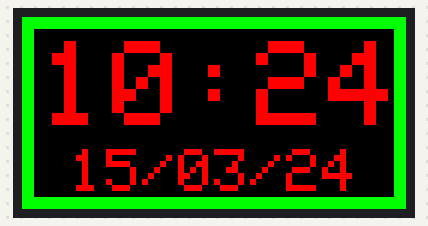
A sketch run on a simulated ESP32. Shown: 64×32 colour display. WiFi joins after 1.5 s; servers stay silent unless stated; network time is answered at once with the bench clock; uploads are accepted with an empty reply; the local clock reads 2024-03-15 10:24:30 at power-on unless the sketch sets it; what the sketch prints to the serial monitor is not drawn.

Above: at 1.6 s.

The sketch:

JAM_DIGITAL_SANBE_BUILD_4.0.ino
```cpp
// ====================
// JAM_DIGITAL_SANBE V4.0
// product_plan_awal_fix
// author : obets
// project : jam digital panel p5 pt sanbe
// ====================

#include <SPI.h>
#include <WiFi.h>
#include <Ethernet.h>
#include <EthernetUdp.h>
#include <NTPClient.h>
#include <Adafruit_GFX.h>
#include <ESP32-HUB75-MatrixPanel-I2S-DMA.h>
#include <Fonts/FreeMonoBold9pt7b.h>
#include <Wire.h>
#include <RTClib.h>
#include <HTTPClient.h>

#define PANEL_RES_X 64
#define PANEL_RES_Y 32
#define PANEL_CHAIN 1
#define W5500_SCK  32
#define W5500_MISO 22
#define W5500_MOSI 21
#define W5500_CS   33


char ssid[] = "";
char pass[] = "";
byte mac[] = { 0xDE, 0xAD, 0xBE, 0xEF, 0xFE, 0xED };

const char* apiEndpoint = "";

MatrixPanel_I2S_DMA *dma_display = nullptr;

WiFiUDP ntpUDP_WiFi;
EthernetUDP ntpUDP_Eth;
RTC_DS1307 rtc;

NTPClient timeClientWiFi(ntpUDP_WiFi, "pool.ntp.org", 7 * 3600);
NTPClient timeClientEth(ntpUDP_Eth, "pool.ntp.org", 7 * 3600);

bool isUsingLan = false;
bool isConnected = false;
bool rtcAvailable = false;
int h, m, d, month, yr;

uint16_t myWHITE, myBLACK, myRED, myGREEN;

void displaySimpleLayout() {
  dma_display->fillScreen(myBLACK);
  uint16_t borderColor = isConnected ? myGREEN : myRED;

  dma_display->drawRect(0, 0, PANEL_RES_X, PANEL_RES_Y, borderColor);
  dma_display->drawRect(1, 1, PANEL_RES_X - 2, PANEL_RES_Y - 2, borderColor);


  dma_display->setFont();
  dma_display->setTextSize(2);
  dma_display->setTextColor(myRED);

  char timeStr[6];
  sprintf(timeStr, "%02d:%02d", h, m);

  dma_display->setCursor(3, 4);
  dma_display->print(timeStr);

  dma_display->setTextSize(1);
  dma_display->setTextColor(myRED);

  char dateStr[12];
  sprintf(dateStr, "%02d/%02d/%02d", d, month + 1, yr % 100);

  int x_date = (PANEL_RES_X - 48) / 2;
  dma_display->setCursor(x_date, 22);
  dma_display->print(dateStr);
}


// ================= CONNECTION =================
void checkConnection() {
  bool prevStatus = isConnected;

  if (isUsingLan) {
    isConnected = (Ethernet.linkStatus() == LinkON);
  } else {
    isConnected = (WiFi.status() == WL_CONNECTED);
  }


  if (prevStatus != isConnected) {
    Serial.print("[NETWORK] Status: ");
    Serial.println(isConnected ? "CONNECTED" : "DISCONNECTED");

    if (isUsingLan) {
      Serial.println("[NETWORK] Mode: LAN (W5500)");
    } else {
      Serial.println("[NETWORK] Mode: WiFi");
    }
  }
}

// ================= TIME =================
void updateTime() {
  bool gotInternetTime = false;

  // ===== LAN =====
  if (isUsingLan && Ethernet.linkStatus() == LinkON) {

    if (timeClientEth.update()) {

      h = timeClientEth.getHours();
      m = timeClientEth.getMinutes();

      time_t epochTime = timeClientEth.getEpochTime();
      struct tm *ptm = gmtime((time_t *)&epochTime);

      d = ptm->tm_mday;
      month = ptm->tm_mon;
      yr = ptm->tm_year + 1900;

      gotInternetTime = true;
    }

  }
  // ===== WIFI =====
  else if (WiFi.status() == WL_CONNECTED) {

    if (timeClientWiFi.update()) {

      h = timeClientWiFi.getHours();
      m = timeClientWiFi.getMinutes();

      time_t epochTime = timeClientWiFi.getEpochTime();
      struct tm *ptm = gmtime((time_t *)&epochTime);

      d = ptm->tm_mday;
      month = ptm->tm_mon;
      yr = ptm->tm_year + 1900;

      gotInternetTime = true;
    }
  }

  // ===== SAVE TO RTC =====
  if (gotInternetTime && rtcAvailable) {

    rtc.adjust(DateTime(yr, month + 1, d, h, m, 0));

    Serial.println("[RTC] Synced from NTP");
  }

  // ===== RTC FALLBACK =====
  if (!gotInternetTime && rtcAvailable) {

    DateTime now = rtc.now();

    h = now.hour();
    m = now.minute();

    d = now.day();
    month = now.month() - 1;
    yr = now.year();

    Serial.println("[RTC] Using DS1307 Backup Time");
  }

  // ===== SERIAL =====
  Serial.printf("[TIME] %02d:%02d | %02d/%02d/%04d\n",
                h, m, d, month + 1, yr);
}


// ================= POST API =================
void postDeviceStatus() {

  if (!isConnected) {
    Serial.println("[API] No internet connection");
    return;
  }

  HTTPClient http;

  String connectionType = isUsingLan ? "lan" : "wifi";

  String ipAddress;

  if (isUsingLan) {
    ipAddress = Ethernet.localIP().toString();
  } else {
    ipAddress = WiFi.localIP().toString();
  }

  // ===== MAC ADDRESS =====
  String macAddress;

  if (isUsingLan) {
    macAddress =
      String(mac[0], HEX) + ":" +
      String(mac[1], HEX) + ":" +
      String(mac[2], HEX) + ":" +
      String(mac[3], HEX) + ":" +
      String(mac[4], HEX) + ":" +
      String(mac[5], HEX);

  } else {
    macAddress = WiFi.macAddress();
  }

  macAddress.toUpperCase();

  // ===== UNIQUE DEVICE ID =====
  String deviceId = "clock-" + macAddress;
  deviceId.replace(":", "");

  // ===== DATE & TIME =====
  char clockStr[10];
  sprintf(clockStr, "%02d:%02d:00", h, m);

  char dateStr[20];
  sprintf(dateStr, "%04d-%02d-%02d", yr, month + 1, d);

  // ===== JSON =====
  String jsonPayload = "{";
  jsonPayload += "\"clock_device_id\":\"" + deviceId + "\",";
  jsonPayload += "\"actual_clock_device\":\"" + String(clockStr) + "\",";
  jsonPayload += "\"actual_date_device\":\"" + String(dateStr) + "\",";
  jsonPayload += "\"conection_clock_device_status\":\"";
  jsonPayload += (isConnected ? "connect" : "disconnect");
  jsonPayload += "\",";
  jsonPayload += "\"connection_type\":\"" + connectionType + "\",";
  jsonPayload += "\"mac_addres\":\"" + macAddress + "\",";
  jsonPayload += "\"ip_addres\":\"" + ipAddress + "\"";
  jsonPayload += "}";

  Serial.println("[API] POST DATA:");
  Serial.println(jsonPayload);

  http.begin(apiEndpoint);
  http.addHeader("Content-Type", "application/json");

  int httpResponseCode = http.POST(jsonPayload);

  Serial.print("[API] Response Code: ");
  Serial.println(httpResponseCode);

  if (httpResponseCode > 0) {
    String response = http.getString();

    Serial.println("[API] Response:");
    Serial.println(response);
  }

  http.end();
}

// ================= SETUP =================
void setup() {
  Serial.begin(115200);

  HUB75_I2S_CFG::i2s_pins pins = {
    25, 26, 27, 14, 12, 13,
    23, 19, 5, 17, 18, 4, 15, 16
  };

  HUB75_I2S_CFG mxconfig(PANEL_RES_X, PANEL_RES_Y, PANEL_CHAIN, pins);

  dma_display = new MatrixPanel_I2S_DMA(mxconfig);
  dma_display->begin();

  myWHITE = dma_display->color565(255, 255, 255);
  myBLACK = dma_display->color565(0, 0, 0);
  myRED   = dma_display->color565(255, 0, 0);
  myGREEN = dma_display->color565(0, 255, 0);

  // ===== RTC INIT =====
Wire.begin(2, 0);
Wire.begin(0, 2);
 Wire.begin(21, 22);

if (rtc.begin()) {
  rtcAvailable = true;
  Serial.println("[RTC] DS1307 Ready");

  if (!rtc.isrunning()) {
    Serial.println("[RTC] RTC lost power, set default time");

    rtc.adjust(DateTime(F(__DATE__), F(__TIME__)));
  }

} else {
  Serial.println("[RTC] DS1307 NOT detected");
}

  // ===== LAN INIT =====
  SPI.begin(W5500_SCK, W5500_MISO, W5500_MOSI, W5500_CS);
  Ethernet.init(W5500_CS);

  Serial.println("[INIT] Checking LAN...");

  if (Ethernet.begin(mac) != 0 && Ethernet.linkStatus() == LinkON) {
    isUsingLan = true;
    timeClientEth.begin();

    Serial.println("[INIT] LAN Connected");

  Serial.print("[LAN] IP: ");
  Serial.println(Ethernet.localIP());

  Serial.print("[LAN] Gateway: ");
  Serial.println(Ethernet.gatewayIP());

  Serial.print("[LAN] DNS: ");
  Serial.println(Ethernet.dnsServerIP());
  } else {
    Serial.println("[INIT] LAN Failed , switching to WiFi");

    WiFi.begin(ssid, pass);

    Serial.print("[INIT] Connecting WiFi");
   unsigned long start = millis();
while (WiFi.status() != WL_CONNECTED && millis() - start < 5000) {
  delay(50);
  Serial.print(".");
}
    Serial.println("\n[INIT] WiFi Connected ");
    timeClientWiFi.begin();
  }
}

void handleNetworkSwitch() {
  static bool wifiStarted = false;

  if (Ethernet.linkStatus() == LinkON) {

    if (!isUsingLan) {
      Serial.println("[SWITCH] Pindah ke LAN");

      isUsingLan = true;

      WiFi.disconnect(true);
      wifiStarted = false;

      timeClientEth.begin();
    }

  } else {

    if (!wifiStarted) {
      Serial.println("[SWITCH] LAN tidak ada, mulai WiFi...");

      WiFi.begin(ssid, pass);
      wifiStarted = true;
    }

    if (WiFi.status() == WL_CONNECTED) {

      if (isUsingLan || !isConnected) {
        Serial.println("[SWITCH] Sekarang pakai WiFi");

        isUsingLan = false;
        isConnected = true;

        timeClientWiFi.begin();
      }

    } else {
      isConnected = false;
    }
  }
}


// ================= LOOP =================
void loop() {
  static unsigned long lastUpdate = 0;

  handleNetworkSwitch();

 static unsigned long lastPost = 0;

  if (millis() - lastUpdate >= 1000) {
    lastUpdate = millis();

    checkConnection();
    updateTime();
    displaySimpleLayout();

  if (millis() - lastPost >= 10000) {
  lastPost = millis();

  postDeviceStatus();
}
  }
}
```
